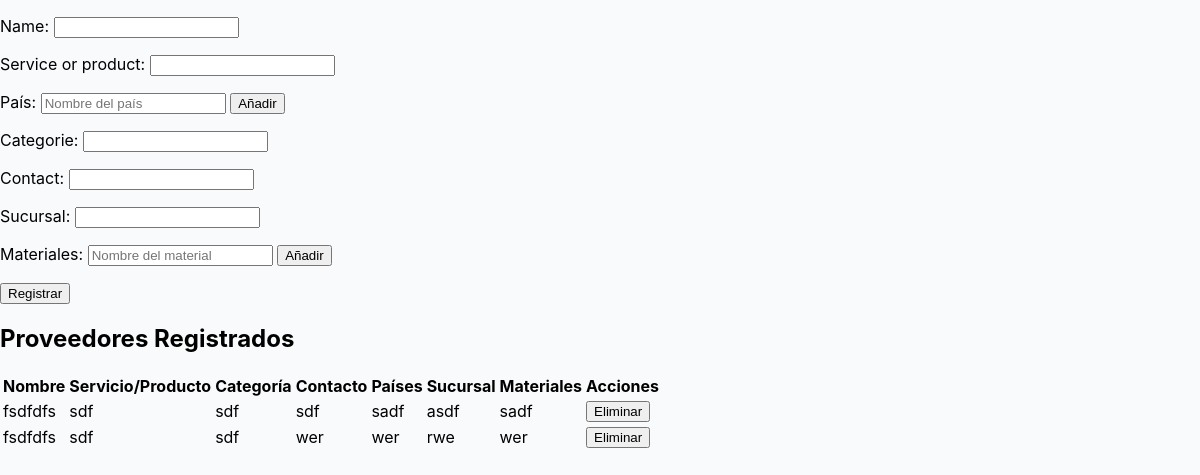
/proveedores/, run on an earlier commit of the app's database.
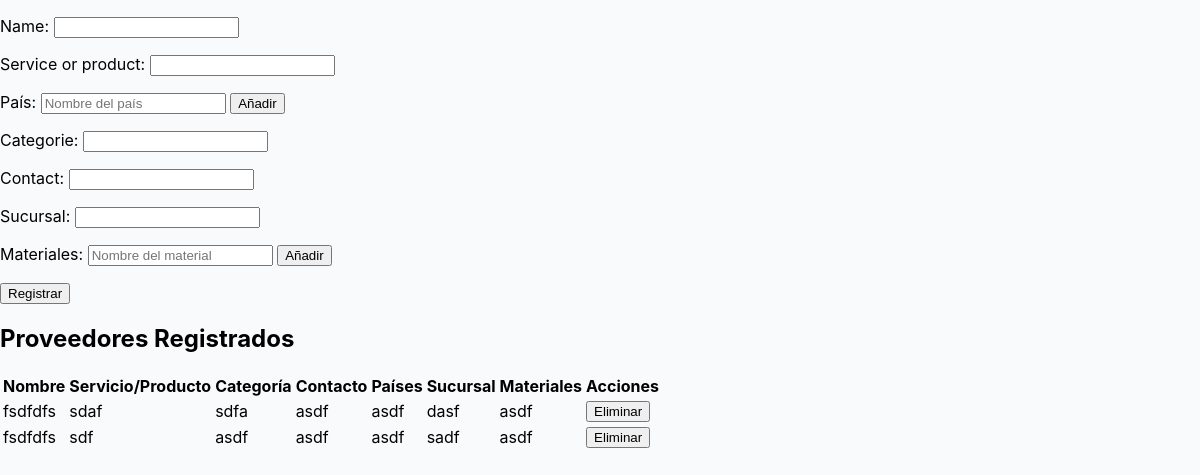
And on a later commit of the database.
### compras/models.py (models this page shows)
class Proveedores(models.Model):
    name = models.CharField(max_length=100)
    service_or_product = models.CharField(max_length=100)
    categorie = models.CharField(max_length=100)
    contact = models.CharField(max_length=100)
    countries = models.ManyToManyField(Paises)
    sucursal = models.CharField(max_length=100)
    materiales = models.ManyToManyField(Material)

class Paises(models.Model):
    nombre = models.CharField(max_length=100)

class Material(models.Model):
    nombre = models.CharField(max_length=100)

### compras/views.py (the view)
# urls.py: path('proveedores/', proveedores_view, name='proveedores'),
@csrf_protect
def proveedores_view(request):
    import json
    if request.method == 'POST':
        form = ProveedorForm(request.POST)
        materiales_json = request.POST.get('materiales_json', '[]')
        materiales_nombres = json.loads(materiales_json)
        paises_json = request.POST.get('paises_json', '[]')
        paises_nombres = json.loads(paises_json)
        if form.is_valid():
            proveedor = form.save(commit=False)
            proveedor.save()
            materiales_objs = [Material.objects.get_or_create(nombre=nombre)[0] for nombre in materiales_nombres]
            proveedor.materiales.set(materiales_objs)
            paises_objs = [Paises.objects.get_or_create(nombre=nombre)[0] for nombre in paises_nombres]
            proveedor.countries.set(paises_objs)
            return redirect('proveedores')
    else:
        form = ProveedorForm()
    proveedores = Proveedores.objects.all()
    return render(request, 'proveedores.html', {'form': form, 'proveedores': proveedores})

### compras/forms.py
class ProveedorForm(forms.ModelForm):
    class Meta:
        model = Proveedores
        fields = ['name', 'service_or_product', 'categorie', 'contact', 'sucursal']

### compras/templates/proveedores.html (shortened to what this page needs)
{% load static %}
<!DOCTYPE html>
<html lang="es">
<head>
    <link rel="stylesheet" href="{% static 'styles/styles_compras.css' %}">
    <form method="post" id="proveedor-form">
        <p>
            {{ form.name.label_tag }} {{ form.name }}
        </p>
        <p>
            {{ form.service_or_product.label_tag }} {{ form.service_or_product }}
        </p>
        <p>
            <label for="pais-input">País:</label>
            <input type="text" id="pais-input" placeholder="Nombre del país">
            <button type="button" onclick="addPais()">Añadir</button>
        </p>
        <p>
            {{ form.categorie.label_tag }} {{ form.categorie }}
        </p>
        <p>
            {{ form.contact.label_tag }} {{ form.contact }}
        </p>
        <p>
            {{ form.sucursal.label_tag }} {{ form.sucursal }}
        </p>
        <p>
            <label for="material-input">Materiales:</label>
            <input type="text" id="material-input" placeholder="Nombre del material">
            <button type="button" onclick="addMaterial()">Añadir</button>
        </p>
        <button type="submit">Registrar</button>
    </form>
    <h2>Proveedores Registrados</h2>
    <table>
        <thead>
            <tr>
                <th>Nombre</th>
                <th>Servicio/Producto</th>
                <th>Categoría</th>
                <th>Contacto</th>
                <th>Países</th>
                <th>Sucursal</th>
                <th>Materiales</th>
                <th>Acciones</th>
            </tr>
        </thead>
    <tbody id="proveedores-table-body">
            {% for proveedor in proveedores %}
            <tr>
                <td>{{ proveedor.name }}</td>
                <td>{{ proveedor.service_or_product }}</td>
                <td>{{ proveedor.categorie }}</td>
                <td>{{ proveedor.contact }}</td>
                <td>
                    {% with paises=proveedor.countries.all %}
                        {% if paises|length > 0 %}
                            {% for pais in paises %}
                                {{ pais.nombre|default:'---' }}{% if not forloop.last %}, {% endif %}
                            {% endfor %}
                        {% else %}
                            ---
                        {% endif %}
                    {% endwith %}
                </td>
                <td>{{ proveedor.sucursal }}</td>
                <td>{% for mat in proveedor.materiales.all %}{{ mat.nombre }}{% if not forloop.last %}, {% endif %}{% endfor %}</td>
                <td>
                    <form method="post" action="{% url 'eliminar_proveedor' %}" style="display:inline;">
                        <button type="submit">Eliminar</button>
                    </form>
                </td>
            </tr>
            {% endfor %}
        </tbody>
    </table>
</body>
</html>

What changed in the data, as far as the page shows it:
removed Paises: nombre "wer", shown under Proveedores "sdf"
removed Material: nombre "wer", shown under Proveedores "sdf"
changed Proveedores: service_or_product "sdf" → "sdaf"; categorie "sdf" → "sdfa"; contact "sdf" → "asdf"; sucursal "asdf" → "dasf"
changed Paises: nombre "sadf" → "asdf"
changed Material: nombre "sadf" → "asdf"
changed Proveedores "sdf": categorie "sdf" → "asdf"; contact "wer" → "asdf"; gains Paises (nombre "asdf"); sucursal "rwe" → "sadf"; gains Material (nombre "asdf")
